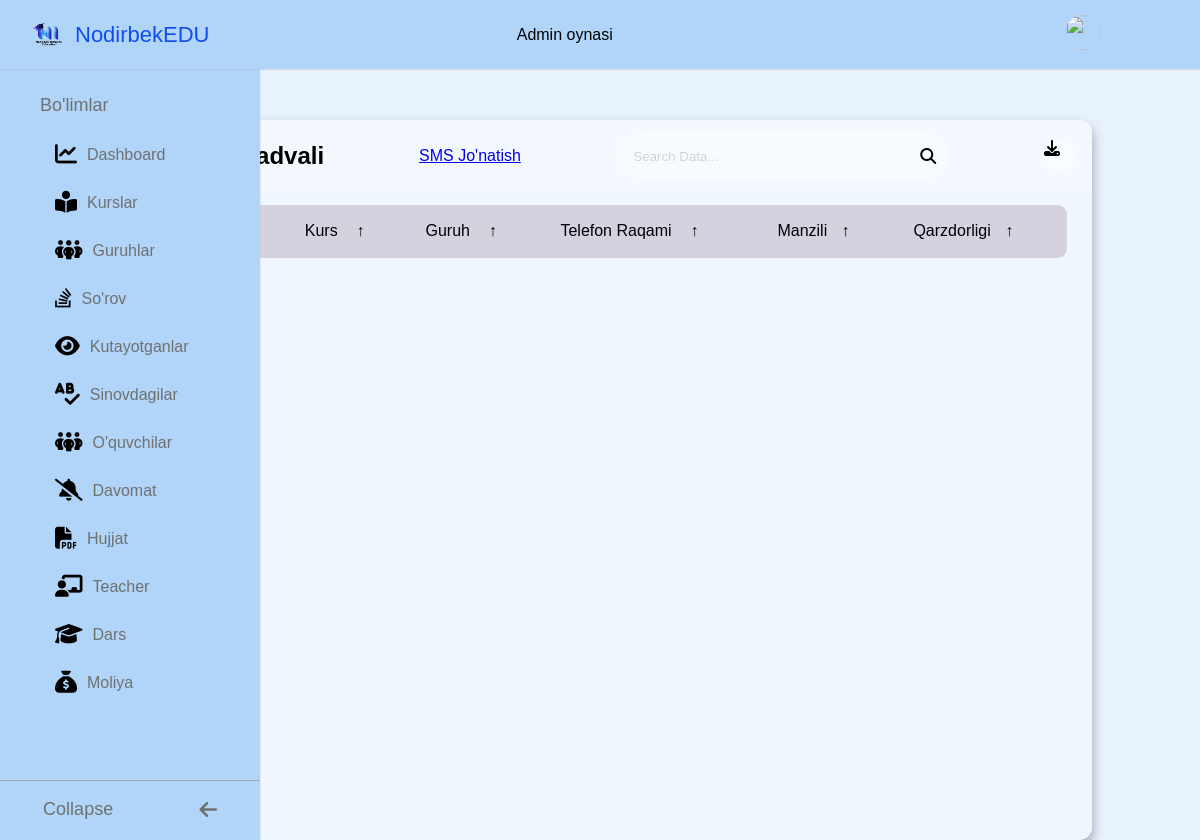
/asosiy/qarizdorlarJadvali/ (signed in), run on an earlier commit of the app's database.
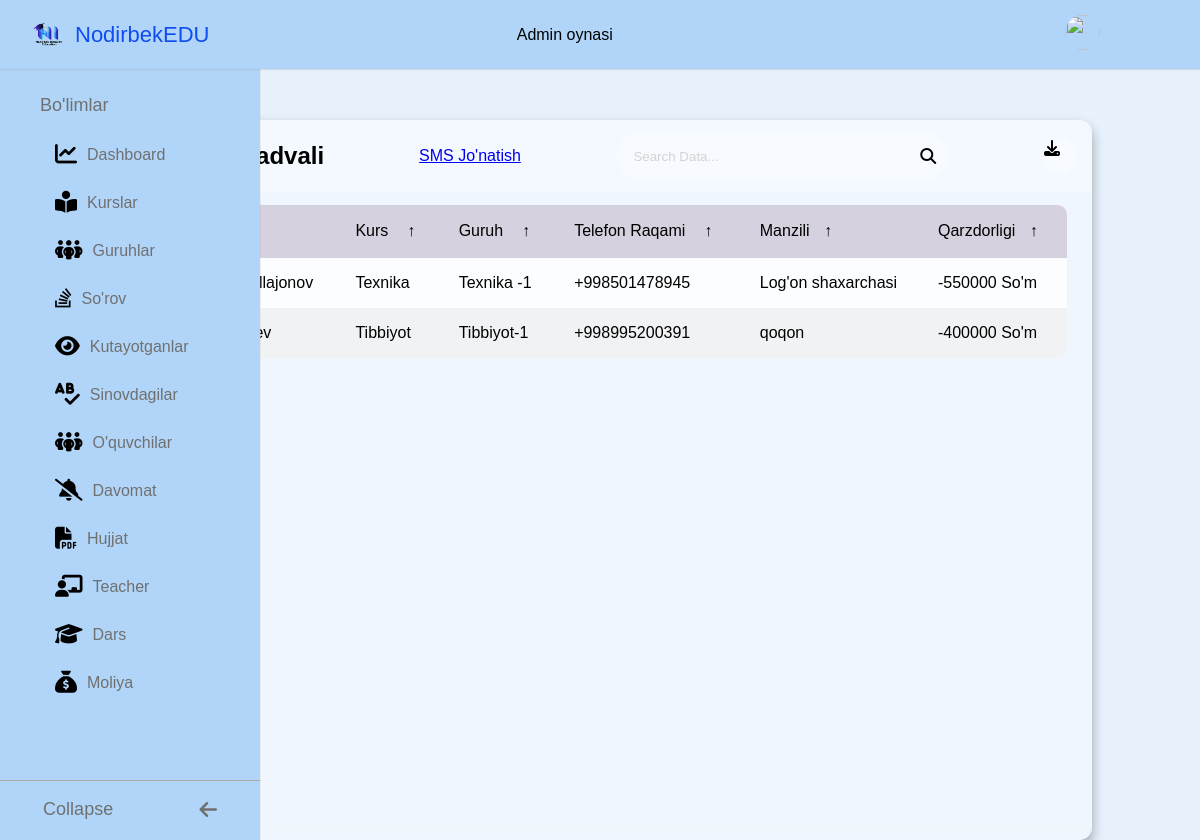
And on a later commit of the database.
### asosiy/models.py (models this page shows, shortened)
class Umumiy_shot(models.Model):
    asosiy_talabalar_safi_fk = models.ForeignKey(Asosiy_talabalar_safi, on_delete=models.CASCADE)
    umumiy_summa = models.IntegerField()

class Asosiy_talabalar_safi(models.Model):
    ism=models.CharField(max_length=35)
    fam=models.CharField(max_length=50)
    tel_1=models.CharField(max_length=13)
    tel_2=models.CharField(max_length=13)
    rasm=models.FileField(null=True,blank=True)
    tugulgan_joy=models.CharField(max_length=60)
    tugulgan_sana=models.DateField()
    kurs_fk = models.ForeignKey(Kurs, on_delete=models.CASCADE)
    guruh_fk = models.ForeignKey(Guruh, on_delete=models.CASCADE)

class Kurs(models.Model):
    nom=models.CharField(max_length=30)
    ochilgan_sana=models.DateField()
    def __str__(self):
        return f"{self.nom}"

class Guruh(models.Model):
    kurs_fk=models.ForeignKey(Kurs,on_delete=models.CASCADE)
    guruh_nom=models.CharField(max_length=50)
    ochilgan_sana=models.DateField()
    davomiyligi=models.CharField(max_length=15)
    def __str__(self):
        return f"{self.guruh_nom}"

### asosiy/views.py (the view)
# urls.py: path('qarizdorlarJadvali/', Qarizdorlar_jadvali.as_view()),
class Qarizdorlar_jadvali(View):
    def get(self, request):
        if request.user.is_authenticated:
            qarizdor_talabalar = Umumiy_shot.objects.filter(umumiy_summa__startswith='-')
            data = {
                'qarizdor_talabalar': qarizdor_talabalar
            }
            return render(request, 'moliya_kirim_qarizdorlar.html', data)
        return redirect('/adminlogin/')

### templates/moliya_kirim_qarizdorlar.html (shortened to what the changed rows need)
<!DOCTYPE html>
<html lang="en">
<head>
    {% load static %}
    <link rel="stylesheet" href="https://cdnjs.cloudflare.com/ajax/libs/font-awesome/6.4.0/css/all.min.css" />
    <link rel="stylesheet" href="{% static 'root.css' %}">
    <link rel="stylesheet" href="{% static 'standart.css' %}">
    <link rel="stylesheet" href="{% static 'table.css' %}">
    <link rel="stylesheet" href="{% static 'admin_form.css' %}">
</head>
<body>
    <main class="table">
        <section class="table__header">
            <h1> Qarzdorlik jadvali</h1>
        </section>
        <section class="table__body">
            <table id="customers_table">
                <thead>
                    <tr>
                        <th>O'quvchi <span class="icon-arrow">&UpArrow;</span></th>
                        <th>Kurs <span class="icon-arrow">&UpArrow;</span></th>
                        <th>Guruh <span class="icon-arrow">&UpArrow;</span></th>
                        <th> Telefon raqami <span class="icon-arrow">&UpArrow;</span></th>
                        <th>Manzili<span class="icon-arrow">&UpArrow;</span></th>
                        <th> Qarzdorligi<span class="icon-arrow">&UpArrow;</span></th>
                    </tr>
                </thead>
                <tbody>
                {% for i in qarizdor_talabalar %}
                    <tr>
                        <td class="name"> {{i.asosiy_talabalar_safi_fk.ism}} {{i.asosiy_talabalar_safi_fk.fam}}</td>
                        <td class="name">{{i.asosiy_talabalar_safi_fk.kurs_fk}}</td>
                        <td class="name">{{i.asosiy_talabalar_safi_fk.guruh_fk}}</td>
                        <td class="fan"> {{i.asosiy_talabalar_safi_fk.tel_1}}</td>
                        <td class="tel"> {{i.asosiy_talabalar_safi_fk.tugulgan_joy}} </td>
                        <td class="tel"> {{i.umumiy_summa}}  So'm</td>
                    </tr>
                {% endfor %}
                </tbody>
            </table>
          </section>
    </main>
</body>
</html>

What changed in the data, as far as the page shows it:
added Umumiy_shot: asosiy_talabalar_safi_fk.fam "Xayrullajonov", asosiy_talabalar_safi_fk.kurs_fk "Texnika", asosiy_talabalar_safi_fk.guruh_fk "Texnika -1", asosiy_talabalar_safi_fk.tel_1 "+998501478945", asosiy_talabalar_safi_fk.tugulgan_joy "Log'on shaxarchasi", umumiy_summa "-550000"
added Umumiy_shot: asosiy_talabalar_safi_fk.kurs_fk "Tibbiyot", asosiy_talabalar_safi_fk.guruh_fk "Tibbiyot-1", asosiy_talabalar_safi_fk.tel_1 "+998995200391", asosiy_talabalar_safi_fk.tugulgan_joy "qoqon", umumiy_summa "-400000"
